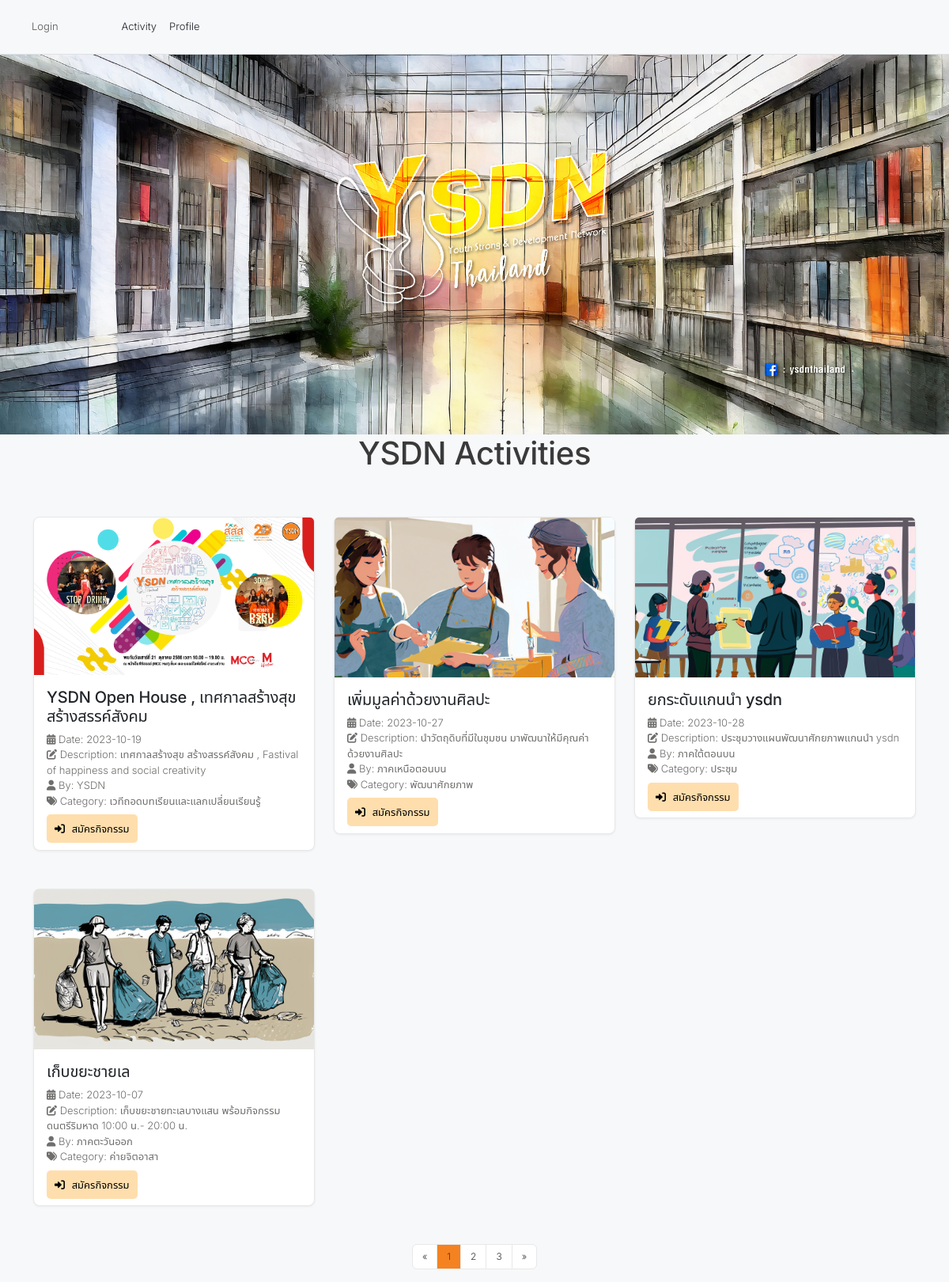
The app's page /activity/index.php with its own data.
### tables this page shows
CREATE TABLE `ysdn_activity` (
  `id` int NOT NULL,
  `name` varchar(255) NOT NULL,
  `date` date NOT NULL,
  `description` text,
  `byname` varchar(255) DEFAULT NULL,
  `coverimage` varchar(255) DEFAULT NULL,
  `category_activity` varchar(255) DEFAULT NULL,
  `is_registration_open` tinyint(1) DEFAULT '1'
);

CREATE TABLE `category_activity` (
  `id` int NOT NULL,
  `name` varchar(255) NOT NULL
);

### src/Database/Db.php (called while the page is built, shortened)
<?php
class Db {
    private static ?PDO $instance = null;
    function __construct() {
        $this->pdo = self::getConnection();
    }
    private static function getConnection(): PDO {
        if (self::$instance === null) {
            $host = $_ENV['DB_HOST'];
            $port = $_ENV['DB_PORT'] ?? '3306';
            $name = $_ENV['DB_NAME'];
            $user = $_ENV['DB_USER'];
            $pass = $_ENV['DB_PASSWORD'];
            try {
                $dsn = "mysql:host={$host};port={$port};dbname={$name};charset=utf8mb4";
                $pdo = new PDO($dsn, $user, $pass);
                $pdo->setAttribute(PDO::ATTR_DEFAULT_FETCH_MODE, PDO::FETCH_ASSOC);
                $pdo->setAttribute(PDO::ATTR_ERRMODE, PDO::ERRMODE_EXCEPTION);
                self::$instance = $pdo;
            } catch (PDOException $e) {
                Logger::error('Database connection failed', ['error' => $e->getMessage()]);
                throw $e;
            }
        }
        return self::$instance;
    }
}

### src/Model/Activitycms.php (called while the page is built, shortened)
<?php
class Activitycms extends Db {
    public function getAllActivities($currentPage = 1, $itemsPerPage = 10) {
        $offset = ($currentPage - 1) * $itemsPerPage;
        $sql = "SELECT ysdn_activity.*, category_activity.name AS category_name, users.nickname
                FROM ysdn_activity
                LEFT JOIN category_activity ON ysdn_activity.category_activity = category_activity.id
                LEFT JOIN users ON ysdn_activity.id = users.id
                ORDER BY ysdn_activity.id DESC
                LIMIT :offset, :itemsPerPage";
        $stmt = $this->pdo->prepare($sql);
        $stmt->bindParam(':offset', $offset, \PDO::PARAM_INT);
        $stmt->bindParam(':itemsPerPage', $itemsPerPage, \PDO::PARAM_INT);
        $stmt->execute();
        $activityData = $stmt->fetchAll();
        return $activityData;
    }
    }

### activity/index.php (the view, shortened to what this page needs)
<!DOCTYPE html>
<html lang="en">
<head>
    <link href="https://cdn.jsdelivr.net/npm/bootstrap@5.3.2/dist/css/bootstrap.min.css" rel="stylesheet">
    <link rel="stylesheet" href="https://cdnjs.cloudflare.com/ajax/libs/font-awesome/6.0.0-beta3/css/all.min.css">
    <link rel="stylesheet" href="style_activity.css">
</head>
<?php
$activityModel = new Activitycms();
$currentPage = isset($_GET['page']) ? (int)$_GET['page'] : 1;
$itemsPerPage = 6;
$activities = $activityModel->getAllActivities($currentPage, $itemsPerPage);
?>
<body>
    <div class="navbar navbar-expand-lg  p-3 border-bottom">
        <div class="offcanvas offcanvas-end" tabindex="-1" id="offcanvasNavbarLight" aria-labelledby="offcanvasNavbarLightLabel">
        <div class="offcanvas-body"class="navbar-nav justify-content-end flex-grow-1 pe-3">
            <ul class="navbar-nav ml-auto">
                <?php if (isset($_SESSION['id'])) : ?>
                    <li class="nav-item">
                        <a class="nav-link" href="/ysdn_thailand/ysdn/auth/logout.php">Logout</a>
                    </li>
                <?php else : ?>
                    <li class="nav-item">
                        <a class="nav-link" href="../ysdn/auth/login.php">Login</a>
                    </li>
                <?php endif; ?>
            </ul>
            <ul class="nav col-12 col-lg-auto me-lg-auto mb-2 justify-content-center mb-md-0">
                <li><a href="../activity/activity.php" class="nav-link px-2 link-dark">Activity</a></li>
                <li><a href="../ysdn/auth/profile.php" class="nav-link px-2 link-dark">Profile</a></li>
            </ul>
        </div>
        </div>
    </div>
    <div>
        <img src="../ysdn/auth/img/Artboard 1.jpg" class="img-fluid" alt="Banner Image">
    </div>
    <div class="container text-center">
        <h1>YSDN Activities</h1>
    </div>
    <div class="container">
        <div class="row">
            <?php
            foreach ($activities as $activity) {
            ?>
                <div class="col-md-4">
                    <div class="card mt-5">
                        <img src="images/<?php echo $activity['coverimage']; ?>" class="card-img-top" alt="Cover Image">
                        <div class="card-body">
                            <h5 class="card-title"><?php echo $activity['name']; ?></h5>
                            <p class="card-text">
                                <i class="fas fa-calendar-alt"></i> Date: <span style="color: your_color;"><?php echo $activity['date']; ?></span><br>
                                <i class="fa-solid fa-pen-to-square"></i> Description: <span style="color: your_color;"><?php echo $activity['description']; ?></span><br>
                                <i class="fas fa-user"></i> By: <span style="color: your_color;"><?php echo $activity['byname']; ?></span><br>
                                <i class="fas fa-tags"></i> Category: <span style="color: your_color;"><?php echo $activity['category_name']; ?></span>
                            </p>
                            <?php if (isset($_SESSION['id'])) : ?>
                                <a href="activity_form/ysdn_form.php?activity_id=<?php echo $activity['id']; ?>" class="icon-button">
                                    <i class="fas fa-sign-in-alt"></i> สมัคร
                                </a>
                            <?php else : ?>
                                <a id="register-button" href="../ysdn/auth/login.php" class="icon-button">
                                    <i class="fas fa-sign-in-alt"></i> สมัครกิจกรรม
                                </a>
                            <?php endif; ?>
                        </div>
                    </div>
                </div>
            <?php
            }
            ?>
        </div>
    </div>
    <nav aria-label="Page navigation" class="pagination-container mt-5">
        <ul class="pagination justify-content-center">
            <li class="page-item">
                <a class="page-link" href="?page=<?php echo max(1, $currentPage - 1); ?>" aria-label="Previous">
                    <span aria-hidden="true">&laquo;</span>
                </a>
            </li>
            <li class="page-item <?php echo ($currentPage == 1) ? 'active' : ''; ?>">
                <a class="page-link" href="?page=1">1</a>
            </li>
            <li class="page-item <?php echo ($currentPage == 2) ? 'active' : ''; ?>">
                <a class="page-link" href="?page=2">2</a>
            </li>
            <li class="page-item <?php echo ($currentPage == 3) ? 'active' : ''; ?>">
                <a class="page-link" href="?page=3">3</a>
            </li>
            <li class="page-item">
                <a class="page-link" href="?page=<?php echo $currentPage + 1; ?>" aria-label="Next">
                    <span aria-hidden="true">&raquo;</span>
                </a>
            </li>
        </ul>
    </nav>
</body>
</html>

### activity/style_activity.css (style rules this page uses)
body { font-family: Arial, sans-serif; margin: 0; padding: 0; background-color: #f4f4f4; }
.pagination .page-item .page-link { color: #f58220; background-color: #ffffff; border-color: #dee2e6; }
.pagination .page-item.active .page-link { color: #ffffff; background-color: #f58220; }
.icon-button { background-color: #FFDEAD; color: black; padding: 10px 10px; border-radius: 5px; text-decoration: none; }
.icon-button i { margin-right: 5px; }
img.img-fluid { max-width: 100%; height: auto; }
.card-text { color: #6f6e6d; }

### theme/css/minimal.css (style rules this page uses)
:root { --font-base: 'Inter', 'Noto Sans Thai', system-ui, sans-serif; --fw-light: 300; --fw-normal: 400; --fw-medium: 500; --fs-base: 13px; --fs-sm: 12px; --fs-lg: 15px; --color-primary: #f58220; --color-text: #3a3a3a; --color-text-muted: #8a8a8a; --color-border: #e8e8e8; --color-bg: #f7f8fa; --color-surface: #ffffff; --radius: 8px; --shadow-sm: 0 1px 3px rgba(0,0,0,.06); }
*, *::before, *::after { box-sizing: border-box; }
body { font-family: var(--font-base) !important; font-weight: var(--fw-light) !important; font-size: var(--fs-base) !important; color: var(--color-text) !important; background-color: var(--color-bg) !important; -webkit-font-smoothing: antialiased; }
h1, h2, h3, h4, h5, h6, .h1, .h2, .h3, .h4, .h5, .h6 { font-family: var(--font-base) !important; font-weight: var(--fw-medium) !important; letter-spacing: -0.01em; }
p, span, td, th, label, a, li, input, select, textarea, button { font-family: var(--font-base) !important; font-weight: var(--fw-light) !important; }
.card { border: 1px solid var(--color-border) !important; border-radius: var(--radius) !important; box-shadow: var(--shadow-sm) !important; }
.card-body { padding: 16px !important; }
.pagination .page-link { font-size: var(--fs-sm) !important; color: var(--color-text) !important; border-color: var(--color-border) !important; }

### records on screen
ysdn_activity: coverimage (picture), name "YSDN Open House , เทศกาลสร้างสุข สร้างสรรค์สังคม", date "2023-10-19", description "เทศกาลสร้างสุข สร้างสรรค์สังคม , Fastival of happiness and social creativity", byname "YSDN", category_activity.name "เวทีถอดบทเรียนและแลกเปลี่ยนเรียนรู้"
ysdn_activity: coverimage (picture), name "เพิ่มมูลค่าด้วยงานศิลปะ", date "2023-10-27", description "นำวัตถุดิบที่มีในชุมชน มาพัฒนาให้มีคุณค่า ด้วยงานศิลปะ", byname "ภาคเหนือตอนบน", category_activity.name "พัฒนาศักยภาพ"
ysdn_activity: coverimage (picture), name "ยกระดับแกนนำ ysdn", date "2023-10-28", description "ประชุมวางแผนพัฒนาศักยภาพแกนนำ ysdn", byname "ภาคใต้ตอนบน", category_activity.name "ประชุม"
ysdn_activity: coverimage (picture), name "เก็บขยะชายเล", date "2023-10-07", description "เก็บขยะชายทะเลบางแสน พร้อมกิจกรรมดนตรีริมหาด 10:00 น.- 20:00 น.", byname "ภาคตะวันออก", category_activity.name "ค่ายจิตอาสา"
